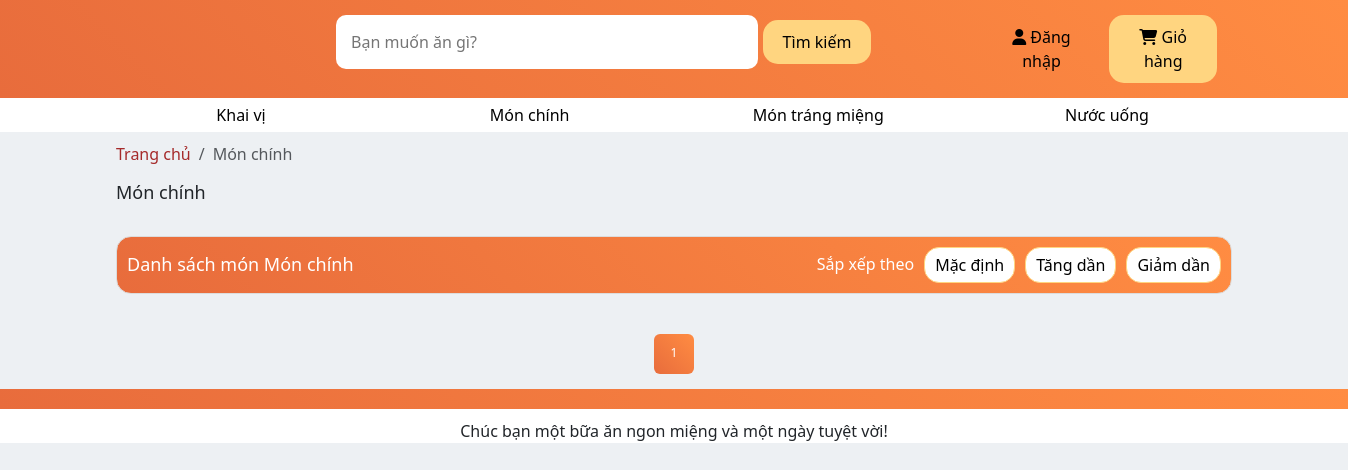
Before: /Món chính/ with the older database file.
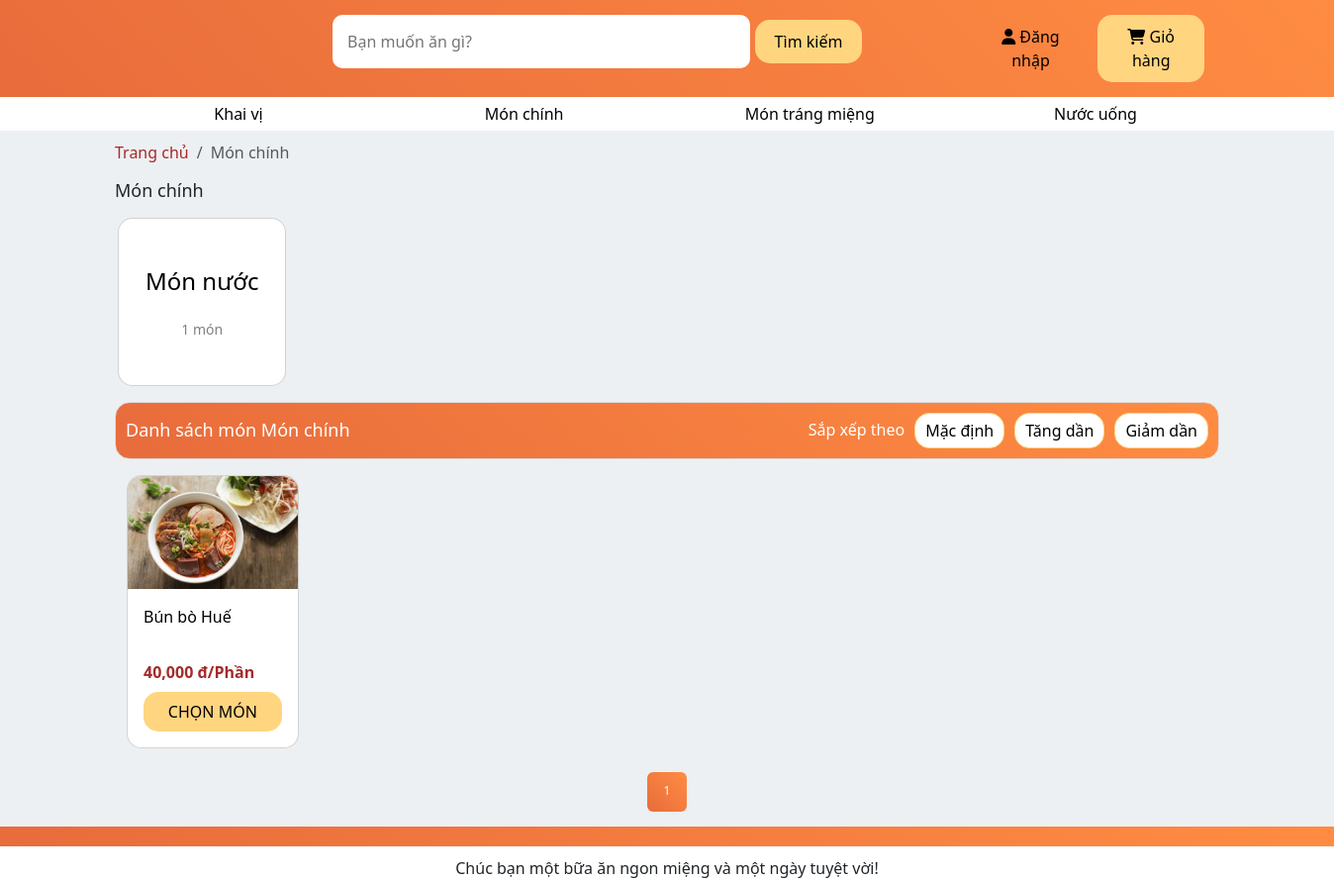
After: the same page with the newer database file.
### products/models.py (models this page shows, shortened)
class Category_lv1(models.Model):
    UNIT_TYPE_CHOICES = [
        ('Khai vị', 'Khai vị'),
        ('Món chính', 'Món chính'),
        ('Món tráng miệng', 'Món tráng miệng'),
        ('Nước uống', 'Nước uống'),
    ]
    cate_1 = models.CharField(max_length=500, choices=UNIT_TYPE_CHOICES)
    def __str__(self) -> str:
        return self.cate_1

class Category_lv2(models.Model):
    cate_1 = models.ForeignKey(Category_lv1, on_delete=models.SET_NULL, null=True, blank=False)
    cate_2 = models.CharField(max_length=500)
    num_products = models.IntegerField(default=0) # Số loại món ăn thuộc danh mục cấp 2
    def __str__(self) -> str:
        return self.cate_2
    def update_num_products(self):
        self.num_products = Product.objects.filter(prod_cate_lv2=self).count()
        self.save()

class Product(models.Model):
    prod_name = models.CharField(max_length=500)
    prod_price = models.IntegerField()
    prod_cate_lv1 = models.ForeignKey(Category_lv1, on_delete=models.SET_NULL, null=True, blank=False)
    prod_cate_lv2 = models.ForeignKey(Category_lv2, on_delete=models.SET_NULL, null=True, blank=False)
    prod_description = models.CharField(max_length=500,null=True, blank=False)

### products/views.py (the view, shortened to what this page needs)
# urls.py: path('<str:cate_lv1_name>/', views.PList_Lv1, name='categories_products'),
def PList_Lv1(request, cate_lv1_name):
    cate_lv1 = get_object_or_404(Category_lv1, cate_1=cate_lv1_name)
    categories_lv2 = Category_lv2.objects.filter(cate_1=cate_lv1)
    products = Product.objects.filter(prod_cate_lv2__in=categories_lv2)
    for cate_lv2 in categories_lv2:
        cate_lv2.update_num_products()
    for product in products:
        avatar = Product_Image.objects.filter(prod_name=product, is_avatar=True).first()
        product.avatar_url = avatar.ImageURL if avatar else None
        product.prod_price_formatted = "{:,.0f}".format(product.prod_price)  # xxx.xxx
    breadcrumb = [
        {"name": "Trang chủ", "url": "/"},
        {"name": cate_lv1.cate_1, "url": f"/{cate_lv1.cate_1}/"}
    ]
    paginator = Paginator(products, 12)
    page_number = request.GET.get('page')
    page_obj = paginator.get_page(page_number)
    total_pages = paginator.num_pages
    current_page = page_obj.number
    if total_pages <= 7:
        page_range = paginator.page_range
    context = {
        'cate_lv1': cate_lv1,
        'categories_lv2': categories_lv2,
        'page_obj': page_obj,
        'page_range': page_range,
        'breadcrumb': breadcrumb
    }
    return render(request, 'PList_Lv1.html', context)

### products/context_processors.py (called while the page is built)
def nav_categories(request):
    categories_data = []
    categories_lv1 = Category_lv1.objects.all()
    for cate_lv1 in categories_lv1:
        categories_lv2 = Category_lv2.objects.filter(cate_1=cate_lv1)
        categories_data.append({
            "cate_lv1": cate_lv1,
            "categories_lv2": categories_lv2
        })
    return {
        "categories_data": categories_data
    }

### products/models.py (called while the page is built)
    @property
    def ImageURL(self):
        try:
            url = self.prod_image.url
        except :
            url = ''
        return url

### products/templates/PList_Lv1.html (shortened to what the changed rows need)
{% extends 'base.html' %}
{% load static %}
{% block content %}
<link rel="stylesheet" href="{% static 'css/product_page_style.css' %}">
<section class="bread-crumb">
    <div class="container">
        <nav aria-label="breadcrumb">
            <ol class="breadcrumb">
                {% for item in breadcrumb %}
                    {% if forloop.last %}
                        <li class="breadcrumb-item active" aria-current="page">{{ item.name }}</li>
                    {% else %}
                        <li class="breadcrumb-item no-active"><a href="{{ item.url }}">{{ item.name }}</a></li>
                    {% endif %}
                {% endfor %}
            </ol>
        </nav>
    </div>
</section>
<section class="categories">
    <div class="container">
        <h1>{{ cate_lv1.cate_1 }}</h1>
        <div class="grid">
            {% for category in categories_lv2 %}
            <a href="{% url 'categories_lv2' cate_lv1.cate_1 category.cate_2 %}">
                <div class="card">
                    <div class="card-body">
                        <p class="name-cate">{{ category.cate_2 }}</p>
                        <p class="num-product">{{ category.num_products }} món</p>
                    </div>
                </div>
            </a>
            {% endfor %}
        </div>
    </div>
</section>
    <section class="product-list">
        <div class="container">
            <div class="product-header">
                <div class="grid">
                    <h1>Danh sách món {{cate_lv1.cate_1}}</h1>
                    <div class="sort">
                        <h2>Sắp xếp theo</h2>
                        <button id="sort-default">Mặc định</button>
                        <button id="sort-asc">Tăng dần</button>
                        <button id="sort-desc">Giảm dần</button>
                    </div>
                </div>
            </div>
            <div class="filter-and-product-cards">
                <div class="container">
                    <div class="product-cards">
                        <div class="grid" id="product-list">
                            {% for product in page_obj %}
                            <div class="card">
                                <a href="{% url 'product_detail' product.prod_cate_lv1 product.prod_cate_lv2 product.prod_name %}" class="card-title-link">
                                    <img src="{{ product.avatar_url }}" class="card-img-top" alt="{{product.prod_name}}">
                                </a>
                                <div class="card-body">
                                <a href="{% url 'product_detail' product.prod_cate_lv1 product.prod_cate_lv2 product.prod_name %}" class="card-title-link">
                                    <h5 class="card-title line-clamp">
                                        {{product.prod_name}}
                                    </h5>
                                </a>
                                    <div class="product-info">
                                        <p class="price">{{product.prod_price_formatted}} đ/Phần</p>
                                    </div>
                                    <button data-product="{{ product.id }}" data-action="add" class="addtocart update-cart">CHỌN MÓN</button>
                                </div>
                            </div>
                            {% endfor %}
                        </div>
                    </div>
                    <div class="PhanTrang">
                        <nav aria-label="Page navigation" class="mt-4">
                            <ul class="pagination justify-content-center">
                                {% for num in page_range %}
                                    {% if num == '...' %}
                                        <li class="page-item disabled"><span class="page-link">...</span></li>
                                    {% else %}
                                        <li class="page-item {% if page_obj.number == num %}active{% endif %}">
                                            <a class="page-link" href="?page={{ num }}">{{ num }}</a>
                                        </li>
                                    {% endif %}
                                {% endfor %}
                            </ul>
                        </nav>
                    </div>
                </div>
            </div>
        </div>
    </section>
{% endblock %}

### products/templates/base.html (shortened to what this page needs)
{% load static %}
<!doctype html>
<html lang="en">
<head>
    <link href="https://cdn.jsdelivr.net/npm/bootstrap@5.3.3/dist/css/bootstrap.min.css" rel="stylesheet"
>
    <link rel="stylesheet" href = "{% static 'css/base.css' %}">
</head>
<body>
    <header>
        <div class="container">
            <div class="main-header">
                <div class="row">
                    <div class="col-xl-2">
                    </div>
                    <div class="col-xl-7">
                        <form class="search" method = POST action = "{% url "TimKiem" %}">
                            <input class="search-bar" type="search"
                                placeholder="Bạn muốn ăn gì?" name="searched">
                            <button class="search-btn" type="submit">Tìm kiếm</button>
                        </form>
                    </div>
                    <div class="col-xl-3">
                        <div class="customer">
                            <button class="sign-in"><i class="fa-solid fa-user"></i> Đăng nhập</button>
                            <button class="cart"><i class="fa-solid fa-cart-shopping"></i> Giỏ hàng</button>
                        </div>
                    </div>
                </div>
            </div>
        </div>
    </header>
    <nav>
        <div class="container">
            <ul>
                {% for data in categories_data %}
                    <li class="dropdown">
                        <a href="{% url 'categories_products' data.cate_lv1.cate_1 %}">
                            {{ data.cate_lv1.cate_1 }}
                        </a>
                    </li>
                {% endfor %}
            </ul>
        </div>
    </nav>
    {% block content %}
    {% endblock %}
    <footer>
        <div class = "container">
            <p>Chúc bạn một bữa ăn ngon miệng và một ngày tuyệt vời!</p>
        </div>
    </footer>
</body>
</html>

Changed rows visible on the page:
added Category_lv2: cate_2 "Món nước", num_products "1"
added Product: prod_name "Bún bò Huế", prod_price_formatted "40,000"
